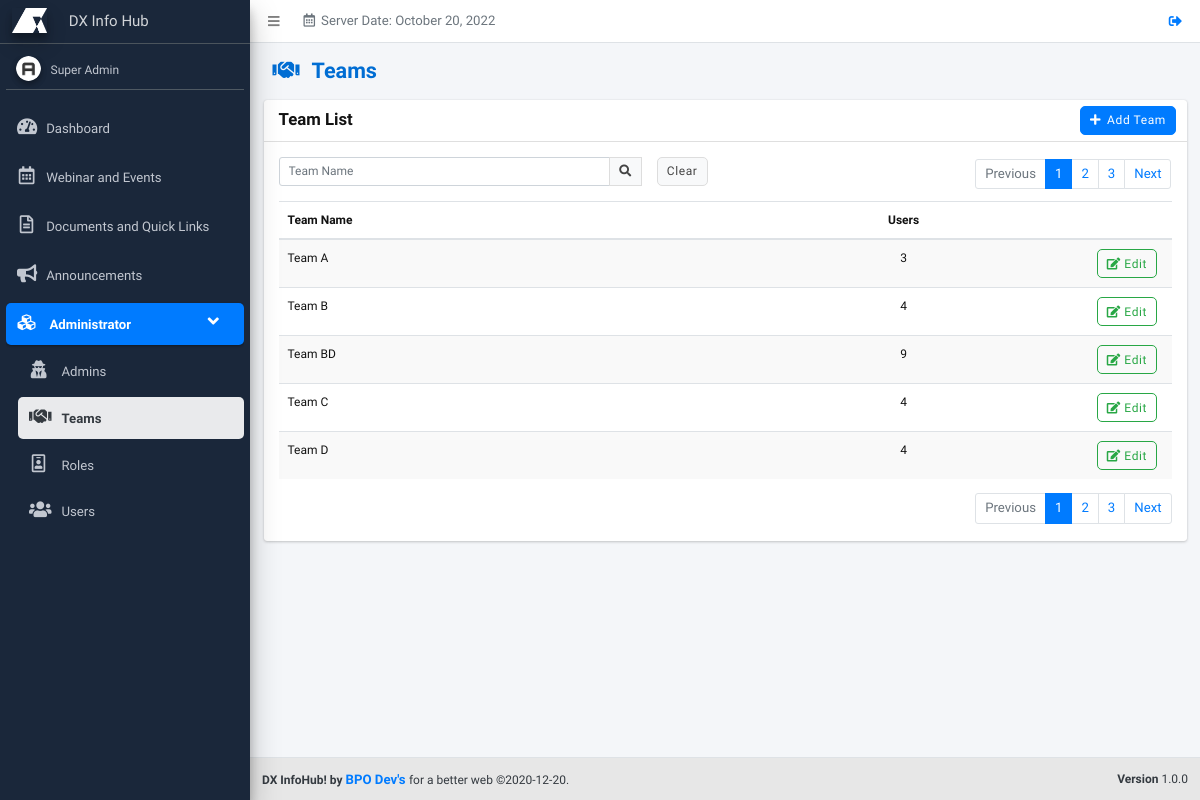
/pages/teams/index.php (signed in), run on the app's committed database.
### tables this page shows
CREATE TABLE `teams` (
  `id` int(11) NOT NULL,
  `team_name` varchar(100) NOT NULL,
  `team_status` int(11) NOT NULL DEFAULT '0',
  `temp_del` int(11) NOT NULL DEFAULT '0',
  `timestamp` timestamp NOT NULL DEFAULT CURRENT_TIMESTAMP ON UPDATE CURRENT_TIMESTAMP
);

### includes/functions.php (called while the page is built, shortened)
<?php
function renderLang($lang_arr) {
	if(isset($lang_arr[$GLOBALS['default_lang_idx']])) {
		if($lang_arr[$GLOBALS['default_lang_idx']] != '') {
			$return = $lang_arr[$GLOBALS['default_lang_idx']];
		} else {
			$return = $lang_arr[0];
		}
	} else {
		$return = $lang_arr[0];
	}
	return $return;
}
function checkSession() {
	$r = 0;
	if(isset($_SESSION['sys_id'])) {
		$r = 1;
	}
	return $r;
}
function checkPermission($permission) {
	$r = 0;
	if(in_array($permission,$_SESSION['sys_permissions'])) {
		$r = 1;
	}
	return $r;
}
function encryptID($id,$module = '') {
	return processIDEncryption($id,'encrypt',$module);
}
function processIDEncryption($id,$action,$module) {
	$charBank_arr = array('_q','i','_B','l','_a','M','f','u','_g','O','h','9','V','W','F','s','6','K','P','_b','8','_r','X','3','Y','2','N','d','q','_S','j','_L','_R','p','Z','E','5','e','x','A','_k','_I','g','_Q','_G','J','G','_j','_J','b','_c','o','_E','_p','m','1','_i','_K','_o','B','I','S','_l','_H','0','_n','Q','y','_D','a','H','n','L','_C','D','t','k','_P','R','_e','_s','_M','z','_d','c','_A','_m','w','v','_h','_N','U','_O','T','C','7','_F','r','_f','4');
	$output = '';
	if($action == 'encrypt') {
		$epoch_time = substr(time() * rand(1,100),0,10);
		$dynamic_val = '';
		$dynamic_val .= $charBank_arr[($epoch_time[0].$epoch_time[1])*1];
		$dynamic_val .= $charBank_arr[($epoch_time[2].$epoch_time[3])*1];
		$dynamic_val .= $charBank_arr[($epoch_time[4].$epoch_time[5])*1];
		$dynamic_val .= $charBank_arr[($epoch_time[6].$epoch_time[7])*1];
		$dynamic_val .= $charBank_arr[($epoch_time[8].$epoch_time[9])*1];
		$secret_key = $dynamic_val;
	}
	$encrypt_method = "AES-256-CBC";
	$key = hash('sha256',$secret_key);
	if($module == '') {
		$module = $GLOBALS['page'];
	}
	$iv = substr(hash('sha256',$module),0,16);
	if($action == 'encrypt') {
		$output = base64_encode(openssl_encrypt($id,$encrypt_method,$key,0,$iv)).$dynamic_val;
	} else {
		$id = str_replace($secret_key,'',$id);
		$output = openssl_decrypt(base64_decode($id),$encrypt_method,$key,0,$iv);
	}
	return $output;
}
?>

### includes/lang/teams.php (called while the page is built, shortened)
<?php
$team = array(
	'Teams',
	''
);
$team_list = array(
	'Team List',
	''
);
$team_add = array(
	'Add Team',
	''
);
$team_edit = array(
	'Edit Team',
	''
);
$team_name_label = array(
	'Team Name',
	''
);
$team_users_label = array(
	'Users',
	''
);
?>

### includes/common/set-search.php (called while the page is built, shortened)
<?php
$where = '';
if(isset($keywords_arr)) {
	foreach($keywords_arr as $keyword) {
		$keyword = str_replace("'","''",$keyword);
		if($where == '') {
			foreach($fields_arr as $field) {
				if($where == '') {
					$where .= " WHERE ".$field." LIKE '%".$keyword."%' AND temp_del = 0";
				} else {
					$where .= " OR ".$field." LIKE '%".$keyword."%' AND temp_del = 0";
				}
			}
		} else {
			foreach($fields_arr as $field) {
				$where .= " OR ".$field." LIKE '%".$keyword."%' AND temp_del = 0";
			}
		}
	}
} else {
	if($where == '' && $page != 'system-log') {
		 $where = " WHERE temp_del=0";
	}
}
?>

### includes/common/set-pagination.php (called while the page is built, shortened)
<?php
$numrows = 5;
$page_ctr = 1;
$sql_start = abs($numrows * ((int)$page_ctr-1));
?>

### includes/lang/webinar-events.php (called while the page is built, shortened)
<?php
$edit = array(
	'Edit',
	''
);
?>

### pages/teams/index.php (the view, shortened to what this page needs)
<?php
require($_SERVER['DOCUMENT_ROOT'].'/includes/config.php');
if(checkSession()) {
	if(checkPermission('teams')) {
		$page = 'teams';
		$fields_arr = array('team_name');
		require($_SERVER['DOCUMENT_ROOT'].'/includes/common/set-search.php');
		require($_SERVER['DOCUMENT_ROOT'].'/includes/common/set-pagination.php');
?>
<!DOCTYPE html>
<html>
<head>
	<?php require($_SERVER['DOCUMENT_ROOT'].'/includes/common/links.php'); ?>
</head>
<body class="hold-transition sidebar-mini layout-fixed">
	<div class="wrapper">
		<?php
		require($_SERVER['DOCUMENT_ROOT'].'/includes/common/child-header.php');
		require($_SERVER['DOCUMENT_ROOT'].'/includes/common/child-sidebar.php');
		?>
		<div class="content-wrapper">
			<section class="content-header">
				<div class="container-fluid">
					<div class="row mb-2">
						<div class="col-sm-6">
							<h1><i class="fa fa-handshake mr-3"></i><?php echo renderLang($team); ?></h1>
						</div>
					</div>
				</div>
			</section>
			<section class="content">
				<div class="container-fluid">
					<div class="card">
						<div class="card-header">
							<h3 class="card-title"><?php echo renderLang($team_list); ?></h3>
							<div class="card-tools">
								<button type="button" class="btn btn-primary mr-1" data-toggle="modal" data-target="#add_team_modal">
									<i class="fa fa-plus mr-2"></i><?php echo renderLang($team_add); ?>
								</button>
							</div>
						</div>
						<div class="card-body">
							<?php require($_SERVER['DOCUMENT_ROOT'].'/includes/common/search-and-pagination.php'); ?>
							<div class="table-responsive">
								<table id="table-data" class="table table-striped table-hover">
									<thead>
										<tr>
											<th style="width:50%"><?php echo renderLang($team_name_label); ?></th>
											<th class="text-center"><?php echo renderLang($team_users_label); ?></th>
											<th style="width:10%"></th>
										</tr>
									</thead>
									<tbody>
										<?php
										$sql = $pdo->prepare("SELECT * FROM teams".$where." ORDER BY team_name ASC LIMIT ".$sql_start.",".$numrows);
										$sql->execute();
										while($data = $sql->fetch(PDO::FETCH_ASSOC)) {
											$team_id = encryptID($data['id']);
											$count =  $pdo->prepare("SELECT * FROM `users` WHERE `team_id` = ".$data['id']);
											$count->execute();
											$total_data_count = $count->rowCount();
											echo '<tr>';
												echo '<td>'.$data['team_name'].'</td>';
												echo '<td class="text-center">'.$total_data_count.'</td>';
												echo '<td class="text-center">';
													if(checkPermission('team-edit')) {
														echo '<a href="/edit-team/'.$team_id.'" class="btn btn-outline-success" title="'.renderLang($team_edit).'"><i class="fas fa-edit"></i> '. renderLang($edit) .'</a>';
													}
												echo '</td>';
											echo '</tr>';
										}
										?>
									</tbody>
								</table>
							</div>
							<?php require($_SERVER['DOCUMENT_ROOT'].'/includes/common/pagination-bottom.php'); ?>
						</div>
					</div>
				</div>
			</section>
		</div>
		<?php require($_SERVER['DOCUMENT_ROOT'].'/includes/common/child-footer.php'); ?>
	</div>
</body>
</html>
<?php
	} else {
		$_SESSION['sys_permission_err'] = renderLang($permission_message_1);
		header('location: /dashboard');
	}
} else {
	$_SESSION['sys_login_err'] = renderLang($login_msg_err_4);
	header('location: /login');
}
?>

### assets/css/common.css (style rules this page uses)
html { font-size: 12px; }
.content-wrapper { padding-bottom: 2.5rem; }
.card-header > .card-tools { margin-top: -.25rem; margin-bottom: -.25rem; }
.card-title { font-size: 1.4rem; }
.content-header { padding: 15px 15px 10px; }
.table-striped tbody tr:nth-of-type(odd) { background: rgba(0,0,0,0.025); }

### assets/css/style.css (style rules this page uses)
:root { --blue: #006DD3; --gray: #E7E7E7; --dark-gray: #606060; --white: #fff; --black: #121212; }
body p, a { font-size: 1.1rem; }
.btn { border-radius: 5px; letter-spacing: 0.05rem; }
.btn .fa { margin-right: 10px; }
@media (min-width: 1200px) { .h1, .h2, .h3, .h4, .h5, .h6, h1, h2, h3, h4, h5, h6 { font-weight: bold !important; text-transform: none; } }
@media (min-width: 1200px) { body { font-family: 'Inter Tight', sans-serif; color: var(--black); height: 100%; font-size: 1rem; } }
@media (min-width: 1200px) { * { box-sizing: border-box; } }
@media (min-width: 1200px) { [class*="col-"] { float: left; } }
@media (min-width: 1200px) { h1 { font-weight: 700; color: var(--blue);; } }
[class*="col-"] { width: 100%; }

### data on the page
teams: team_name "Team A", total_data_count "3"
teams: team_name "Team B", total_data_count "4"
teams: team_name "Team BD", total_data_count "9"
teams: team_name "Team C", total_data_count "4"
teams: team_name "Team D", total_data_count "4"

### other printed values
renderLang($header_server_date) "Server Date:"
$_SESSION['sys_fullname'] "Super Admin"
renderLang($team) "Teams"
renderLang($team_list) "Team List"
renderLang($team_add) "Add Team"
renderLang($btn_clear) "Clear"
renderLang($btn_previous) "Previous"
renderLang($btn_next) "Next"
renderLang($team_name_label) "Team Name"
renderLang($team_users_label) "Users"
renderLang($sitename) "DX InfoHub!"
